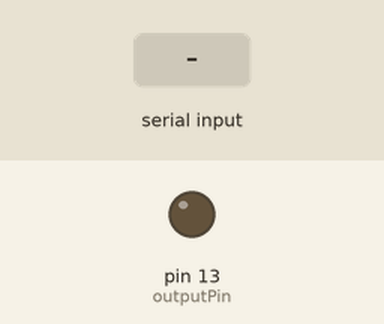
A sketch run on a simulated Arduino Uno, built with avr-gcc and run on an emulated ATmega328P. Shown: output pins drawn as LEDs (lit = HIGH). Inputs (shaded band) come from the test bench.

Above: at 1.2 s.
1.3 s: "1" received over Serial
At 2.7 s:
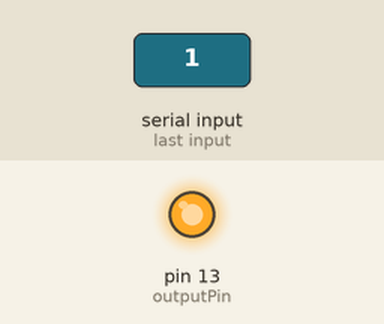
Timing chart, 0 to 5.8 s (numbered marks = the images above; inputs shaded):
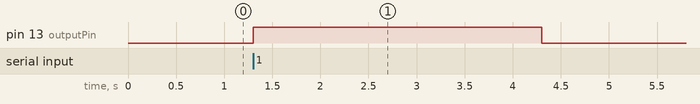

Measured:
- after the input at 1.3 s, pin 13 (outputPin): LOW → HIGH at once, → LOW 3.0 s later

The sketch:

demonstrasi.ino
```cpp
const int outputPin = 13;  // Pin output LED atau relay

void setup() {
    pinMode(outputPin, OUTPUT);
    Serial.begin(9600);
}

void loop() {
    if (Serial.available() > 0) {
        char received = Serial.read();

        if (received == '1') {
            digitalWrite(outputPin, HIGH);
            delay(3000);  // Aktif 3 detik
            digitalWrite(outputPin, LOW);
        }
    }
}
```
